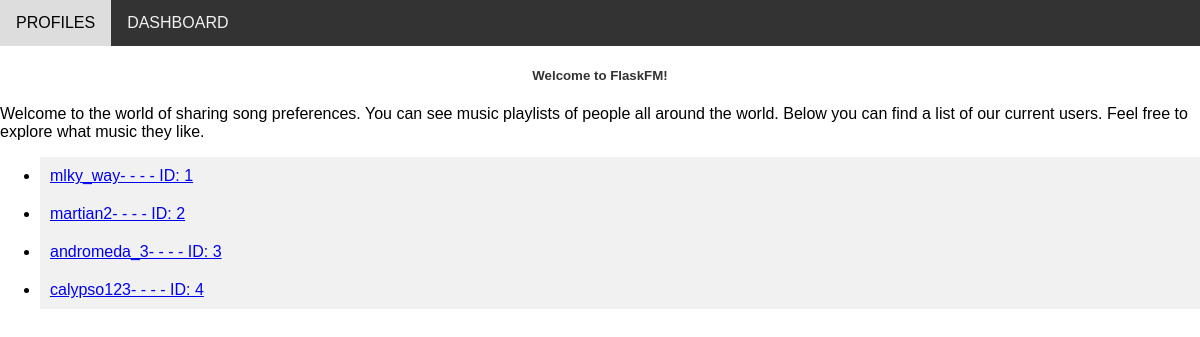
The page /profiles on the database its author committed.
### models.py (models this page shows)
class User(db.Model):
  id = db.Column(db.Integer, primary_key = True)
  username = db.Column(db.String(50), index = True, unique = True)
  playlist_id = db.Column(db.Integer,  db.ForeignKey('playlist.id'))
  def __repr__(self):
        return self.username + "- - - - ID: " + str(self.id)

### routes.py (the view)
@app.route('/profiles')
def profiles():
    current_users = User.query.all() # SELECT * FROM User
    return render_template('users.html', current_users = current_users)

### templates/users.html (shortened to what this page needs)
{% extends "_base.html" %}
{% block content %}
<h5 class = "title"><span>Welcome to FlaskFM!</span></h5>
Welcome to the world of sharing song preferences. You can see music playlists of people all around the world. Below you can find a list of our current users. Feel free to explore what music they like.
    <ul>
    {% for user in current_users %}
    <li class = "link"><a href="{{ url_for('profile', user_id = user.id)}}">{{user}}</a></li>
    {% endfor %}
    </ul>
{% endblock %}

### static/my_style.css (style rules this page uses)
* { box-sizing: border-box; font-family: Arial, Helvetica, sans-serif; }
body { margin: 0; font-family: Arial, Helvetica, sans-serif; }
.link { background-color: #f1f1f1; padding: 10px; }
.title { text-align: center; color: #333; }

### rows shown on the page
User: username+id "mlky_way- - - - ID: 1"
User: username+id "martian2- - - - ID: 2"
User: username+id "andromeda_3- - - - ID: 3"
User: username+id "calypso123- - - - ID: 4"
